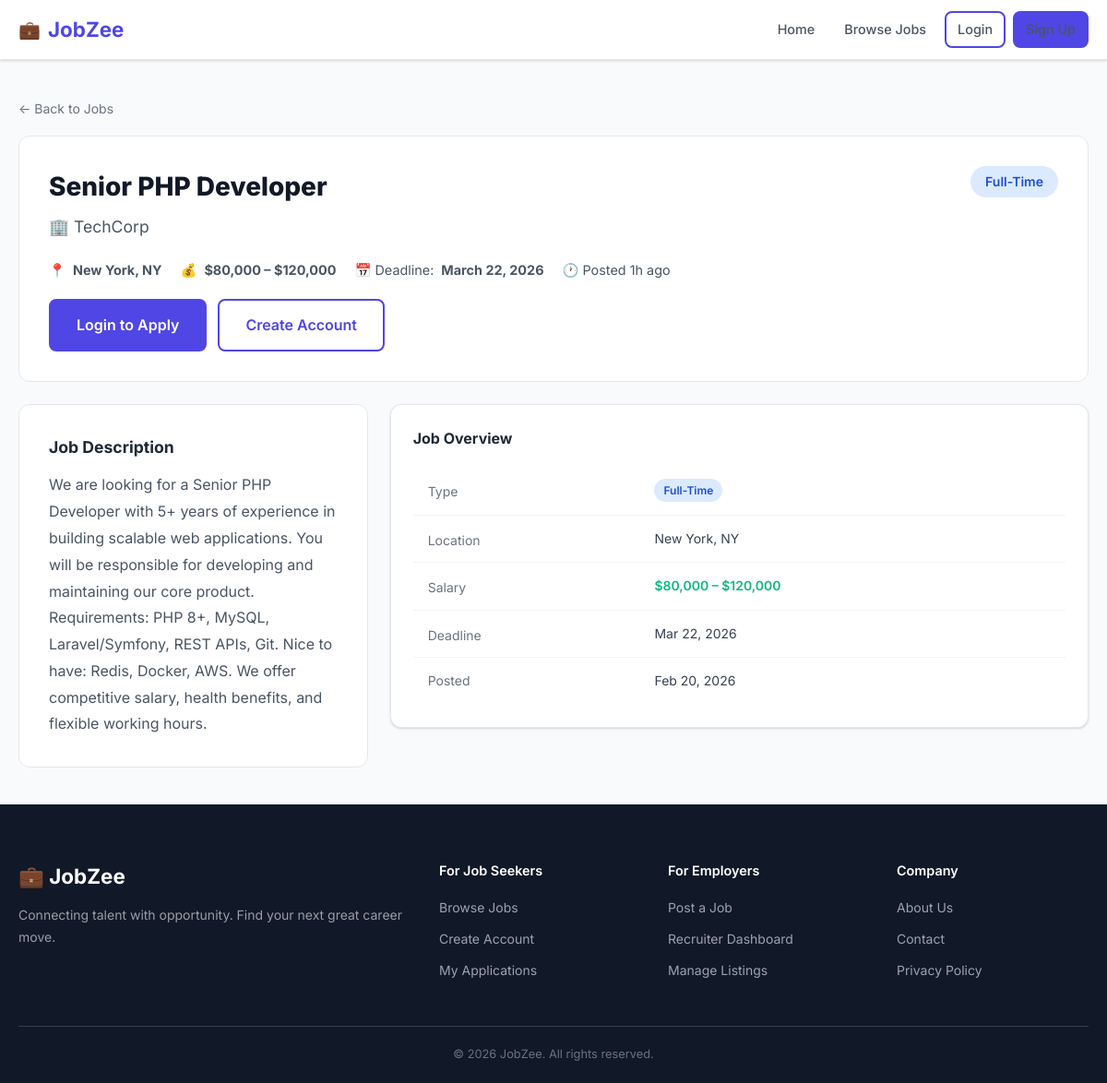
Page /job.php?id=1 on the committed database.
### tables this page shows
CREATE TABLE jobs (
    id INT UNSIGNED AUTO_INCREMENT PRIMARY KEY,
    recruiter_id INT UNSIGNED NOT NULL,
    title VARCHAR(200) NOT NULL,
    company VARCHAR(150) NOT NULL,
    location VARCHAR(150) NOT NULL,
    salary_min DECIMAL(10,2) DEFAULT 0,
    salary_max DECIMAL(10,2) DEFAULT 0,
    job_type ENUM('full-time','part-time','contract','internship','remote') NOT NULL DEFAULT 'full-time',
    description TEXT NOT NULL,
    deadline DATE NOT NULL,
    status ENUM('active','closed') NOT NULL DEFAULT 'active',
    created_at TIMESTAMP DEFAULT CURRENT_TIMESTAMP,
    INDEX idx_recruiter (recruiter_id),
    INDEX idx_status (status),
    INDEX idx_location (location),
    INDEX idx_job_type (job_type),
    INDEX idx_deadline (deadline),
    FULLTEXT idx_search (title, description, company),
    CONSTRAINT fk_jobs_recruiter FOREIGN KEY (recruiter_id) REFERENCES users(id) ON DELETE CASCADE
);

### includes/functions.php (called while the page is built, shortened)
<?php
function sanitize(string $input): string {
    return htmlspecialchars(strip_tags(trim($input)), ENT_QUOTES, 'UTF-8');
}
function formatSalary(float $min, float $max): string {
    return '$' . number_format($min) . ' – $' . number_format($max);
}
function timeAgo(string $datetime): string {
    $time = time() - strtotime($datetime);
    if ($time < 86400) return floor($time/3600) . 'h ago';
    return date('M j, Y', strtotime($datetime));
}
function jobTypeBadge(string $type): string {
    $classes = [
        'full-time'  => 'badge-blue',
        'part-time'  => 'badge-purple',
        'contract'   => 'badge-orange',
        'internship' => 'badge-green',
        'remote'     => 'badge-teal',
    ];
    return $classes[$type] ?? 'badge-gray';
}
function isExpired(string $deadline): bool {
    return strtotime($deadline) < time();
}

### includes/auth.php (called while the page is built, shortened)
<?php
require_once __DIR__ . '/functions.php';
function isLoggedIn(): bool {
    return isset($_SESSION['user_id']) && !empty($_SESSION['user_id']);
}

### job.php (the view, shortened to what this page needs)
<?php
require_once __DIR__ . '/includes/auth.php';
$db  = getDB();
$id  = (int)($_GET['id'] ?? 0);
$stmt = $db->prepare("SELECT j.*, u.name AS recruiter_name, u.email AS recruiter_email FROM jobs j JOIN users u ON j.recruiter_id = u.id WHERE j.id = ?");
$stmt->execute([$id]);
$job = $stmt->fetch();
$expired   = isExpired($job['deadline']);
include __DIR__ . '/includes/header.php';
?>
<div class="page-container">
    <div style="margin-bottom:16px;">
        <a href="jobs.php" style="color:var(--gray-500); font-size:.875rem;">← Back to Jobs</a>
    </div>
    <div class="job-detail-header">
        <div style="display:flex; justify-content:space-between; flex-wrap:wrap; gap:16px; align-items:flex-start;">
            <div>
                <h1 class="job-detail-title"><?= sanitize($job['title']) ?></h1>
                <div class="job-detail-company">🏢 <?= sanitize($job['company']) ?></div>
            </div>
            <span class="badge <?= jobTypeBadge($job['job_type']) ?>" style="font-size:.875rem; padding:6px 16px;"><?= $job['job_type'] ?></span>
        </div>
        <div class="job-detail-meta">
            <div class="meta-item">📍 <strong><?= sanitize($job['location']) ?></strong></div>
            <div class="meta-item">💰 <strong><?= formatSalary($job['salary_min'], $job['salary_max']) ?></strong></div>
            <div class="meta-item">📅 Deadline: <strong><?= date('F j, Y', strtotime($job['deadline'])) ?></strong></div>
            <div class="meta-item">🕐 Posted <?= timeAgo($job['created_at']) ?></div>
        </div>
        <?php if ($expired): ?>
            <div class="alert alert-warning">⚠️ This job listing has expired and is no longer accepting applications.</div>
        <?php elseif ($job['status'] === 'closed'): ?>
            <div class="alert alert-warning">This position has been closed by the recruiter.</div>
        <?php else: ?>
            <div class="job-detail-actions">
                <?php if (!isLoggedIn()): ?>
                    <a href="auth/login.php" class="btn btn-primary btn-lg">Login to Apply</a>
                    <a href="auth/register.php?role=jobseeker" class="btn btn-outline btn-lg">Create Account</a>
                <?php elseif (userRole() === 'recruiter'): ?>
                    <div class="alert alert-info" style="margin:0;">Recruiters cannot apply for jobs.</div>
                <?php endif; ?>
            </div>
        <?php endif; ?>
    </div>
    <div class="two-col">
        <div class="job-detail-body">
            <h3>Job Description</h3>
            <p><?= nl2br(sanitize($job['description'])) ?></p>
        </div>
        <div>
            <div class="card" style="margin-bottom:16px;">
                <h3 style="font-size:1rem; font-weight:700; margin-bottom:16px;">Job Overview</h3>
                <table style="font-size:.875rem;">
                    <tr><td style="color:var(--gray-500); padding-bottom:10px; padding-right:16px;">Type</td><td><span class="badge <?= jobTypeBadge($job['job_type']) ?>"><?= $job['job_type'] ?></span></td></tr>
                    <tr><td style="color:var(--gray-500); padding-bottom:10px;">Location</td><td><?= sanitize($job['location']) ?></td></tr>
                    <tr><td style="color:var(--gray-500); padding-bottom:10px;">Salary</td><td style="color:var(--success); font-weight:600;"><?= formatSalary($job['salary_min'], $job['salary_max']) ?></td></tr>
                    <tr><td style="color:var(--gray-500); padding-bottom:10px;">Deadline</td><td><?= date('M j, Y', strtotime($job['deadline'])) ?></td></tr>
                    <tr><td style="color:var(--gray-500);">Posted</td><td><?= date('M j, Y', strtotime($job['created_at'])) ?></td></tr>
                </table>
            </div>
        </div>
    </div>
</div>
<?php include __DIR__ . '/includes/footer.php'; ?>

### assets/css/style.css (style rules this page uses)
:root { --primary: #4f46e5; --primary-dark: #3730a3; --primary-light: #eef2ff; --secondary: #06b6d4; --success: #10b981; --warning: #f59e0b; --danger: #ef4444; --gray-50: #f9fafb; --gray-100: #f3f4f6; --gray-200: #e5e7eb; --gray-300: #d1d5db; --gray-400: #9ca3af; --gray-500: #6b7280; --gray-600: #4b5563; --gray-700: #374151; --gray-800: #1f2937; --gray-900: #111827; --white: #ffffff; --radius: 8px; --radius-lg: 12px; --shadow: 0 1px 3px rgba(0,0,0,.1), 0 1px 2px rgba(0,0,0,.06); --shadow-md: 0 4px 6px rgba(0,0,0,.07), 0 2px 4px rgba(0,0,0,.06); --shadow-lg: 0 10px 15px rgba(0,0,0,.1), 0 4px 6px rgba(0,0,0,.05); --transition: 0.2s ease; --font: 'Inter', system-ui, -apple-system, sans-serif; }
*, *::before, *::after { box-sizing: border-box; margin: 0; padding: 0; }
html { scroll-behavior: smooth; }
body { font-family: var(--font); color: var(--gray-800); background: var(--gray-50); line-height: 1.6; }
a { color: var(--primary); text-decoration: none; }
.page-container { max-width: 1200px; margin: 0 auto; padding: 40px 20px; }
.btn { display: inline-flex; align-items: center; gap: 6px; padding: 10px 20px; border-radius: var(--radius); font-size: .9rem; font-weight: 600; cursor: pointer; transition: all var(--transition); border: 2px solid transparent; text-decoration: none; }
.btn-primary { background: var(--primary); color: var(--white); border-color: var(--primary); }
.btn-outline { background: transparent; color: var(--primary); border-color: var(--primary); }
.btn-lg { padding: 14px 28px; font-size: 1rem; }
.badge { display: inline-flex; align-items: center; padding: 3px 10px; border-radius: 20px; font-size: .75rem; font-weight: 600; text-transform: capitalize; }
.badge-blue { background: #dbeafe; color: #1d4ed8; }
.card { background: var(--white); border-radius: var(--radius-lg); padding: 24px; box-shadow: var(--shadow); border: 1px solid var(--gray-200); transition: box-shadow var(--transition), transform var(--transition); }
table { width: 100%; border-collapse: collapse; }
table td { padding: 14px 16px; font-size: .875rem; color: var(--gray-700); border-bottom: 1px solid var(--gray-100); vertical-align: middle; }
table tr:last-child td { border-bottom: none; }
.job-detail-header { background: var(--white); border: 1px solid var(--gray-200); border-radius: var(--radius-lg); padding: 32px; margin-bottom: 24px; }
.job-detail-title { font-size: 1.75rem; font-weight: 800; color: var(--gray-900); margin-bottom: 8px; }
.job-detail-company { font-size: 1.1rem; color: var(--gray-600); margin-bottom: 20px; }
.job-detail-meta { display: flex; flex-wrap: wrap; gap: 20px; margin-bottom: 20px; }
.job-detail-meta .meta-item { display: flex; align-items: center; gap: 8px; font-size: .9rem; color: var(--gray-600); }
.job-detail-actions { display: flex; gap: 12px; flex-wrap: wrap; }
.job-detail-body { background: var(--white); border: 1px solid var(--gray-200); border-radius: var(--radius-lg); padding: 32px; }
.job-detail-body h3 { font-size: 1.1rem; font-weight: 700; margin-bottom: 12px; color: var(--gray-800); }
.job-detail-body p { color: var(--gray-600); line-height: 1.8; white-space: pre-wrap; }
.two-col { display: grid; grid-template-columns: 1fr 2fr; gap: 24px; }

### rows in the picture
jobs: title "Senior PHP Developer", company "TechCorp", job_type "Full-Time", location "New York, NY", formatSalary($job['salary_min'], $job['salary_max']) "$80,000 – $120,000", deadline "March 22, 2026", created_at "1h ago", description "We are looking for a Senior PHP Developer with 5+ years of experience in building scalable web applications. You will be responsible for developing and maintaining our core product. Requirements: PHP 8+, MySQL, Laravel/Symfony, REST APIs, Git. Nice to have: Redis, Docker, AWS. We offer competitive salary, health benefits, and flexible working hours.", deadline "Mar 22, 2026", created_at "Feb 20, 2026"
